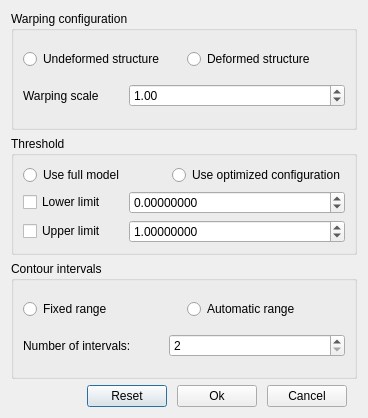
<?xml version="1.0" encoding="UTF-8"?>
<ui version="4.0">
 <class>Post</class>
 <widget class="QDialog" name="Post">
  <property name="geometry">
   <rect>
    <x>0</x>
    <y>0</y>
    <width>368</width>
    <height>418</height>
   </rect>
  </property>
  <property name="minimumSize">
   <size>
    <width>368</width>
    <height>418</height>
   </size>
  </property>
  <property name="maximumSize">
   <size>
    <width>368</width>
    <height>418</height>
   </size>
  </property>
  <property name="windowTitle">
   <string>Post configuration</string>
  </property>
  <property name="windowIcon">
   <iconset resource="icons.qrc">
    <normaloff>:/icons/postprocess.png</normaloff>:/icons/postprocess.png</iconset>
  </property>
  <layout class="QVBoxLayout" name="verticalLayout_4">
   <item>
    <widget class="QGroupBox" name="groupBox">
     <property name="title">
      <string>Warping configuration</string>
     </property>
     <layout class="QVBoxLayout" name="verticalLayout">
      <item>
       <layout class="QHBoxLayout" name="horizontalLayout">
        <item>
         <widget class="QRadioButton" name="useUndeform">
          <property name="text">
           <string>Undeformed structure</string>
          </property>
         </widget>
        </item>
        <item>
         <widget class="QRadioButton" name="useDeform">
          <property name="text">
           <string>Deformed structure</string>
          </property>
         </widget>
        </item>
       </layout>
      </item>
      <item>
       <layout class="QHBoxLayout" name="horizontalLayout_2">
        <item>
         <widget class="QLabel" name="label">
          <property name="minimumSize">
           <size>
            <width>100</width>
            <height>0</height>
           </size>
          </property>
          <property name="maximumSize">
           <size>
            <width>100</width>
            <height>16777215</height>
           </size>
          </property>
          <property name="text">
           <string>Warping scale</string>
          </property>
         </widget>
        </item>
        <item>
         <widget class="QDoubleSpinBox" name="warpScale">
          <property name="maximum">
           <double>1000000000000000000000.000000000000000</double>
          </property>
          <property name="value">
           <double>1.000000000000000</double>
          </property>
         </widget>
        </item>
       </layout>
      </item>
     </layout>
    </widget>
   </item>
   <item>
    <widget class="QGroupBox" name="groupBox_2">
     <property name="font">
      <font>
       <bold>false</bold>
      </font>
     </property>
     <property name="title">
      <string>Threshold</string>
     </property>
     <layout class="QVBoxLayout" name="verticalLayout_2">
      <item>
       <layout class="QHBoxLayout" name="horizontalLayout_5">
        <item>
         <widget class="QRadioButton" name="useNoLimit">
          <property name="text">
           <string>Use full model</string>
          </property>
         </widget>
        </item>
        <item>
         <widget class="QRadioButton" name="useLimit">
          <property name="text">
           <string>Use optimized configuration</string>
          </property>
         </widget>
        </item>
       </layout>
      </item>
      <item>
       <layout class="QHBoxLayout" name="horizontalLayout_3">
        <item>
         <widget class="QCheckBox" name="useLowerLimit">
          <property name="minimumSize">
           <size>
            <width>100</width>
            <height>0</height>
           </size>
          </property>
          <property name="maximumSize">
           <size>
            <width>100</width>
            <height>16777215</height>
           </size>
          </property>
          <property name="text">
           <string>Lower limit</string>
          </property>
         </widget>
        </item>
        <item>
         <widget class="QDoubleSpinBox" name="lowerLimit">
          <property name="decimals">
           <number>8</number>
          </property>
          <property name="minimum">
           <double>-1.000000000000000</double>
          </property>
          <property name="maximum">
           <double>2.000000000000000</double>
          </property>
         </widget>
        </item>
       </layout>
      </item>
      <item>
       <layout class="QHBoxLayout" name="horizontalLayout_4">
        <item>
         <widget class="QCheckBox" name="useUpperLimit">
          <property name="minimumSize">
           <size>
            <width>100</width>
            <height>0</height>
           </size>
          </property>
          <property name="maximumSize">
           <size>
            <width>100</width>
            <height>16777215</height>
           </size>
          </property>
          <property name="text">
           <string>Upper limit</string>
          </property>
         </widget>
        </item>
        <item>
         <widget class="QDoubleSpinBox" name="upperLimit">
          <property name="decimals">
           <number>8</number>
          </property>
          <property name="minimum">
           <double>-1.000000000000000</double>
          </property>
          <property name="maximum">
           <double>2.000000000000000</double>
          </property>
          <property name="value">
           <double>1.000000000000000</double>
          </property>
         </widget>
        </item>
       </layout>
      </item>
     </layout>
    </widget>
   </item>
   <item>
    <widget class="QGroupBox" name="groupBox_3">
     <property name="title">
      <string>Contour intervals</string>
     </property>
     <layout class="QVBoxLayout" name="verticalLayout_3">
      <item>
       <layout class="QHBoxLayout" name="horizontalLayout_8">
        <item>
         <widget class="QRadioButton" name="useFixRange">
          <property name="text">
           <string>Fixed range</string>
          </property>
         </widget>
        </item>
        <item>
         <widget class="QRadioButton" name="useAutoRange">
          <property name="text">
           <string>Automatic range</string>
          </property>
         </widget>
        </item>
       </layout>
      </item>
      <item>
       <layout class="QHBoxLayout" name="horizontalLayout_7">
        <item>
         <widget class="QLabel" name="label_2">
          <property name="minimumSize">
           <size>
            <width>140</width>
            <height>0</height>
           </size>
          </property>
          <property name="maximumSize">
           <size>
            <width>140</width>
            <height>16777215</height>
           </size>
          </property>
          <property name="text">
           <string>Number of intervals:</string>
          </property>
         </widget>
        </item>
        <item>
         <widget class="QSpinBox" name="numIntervals">
          <property name="minimum">
           <number>2</number>
          </property>
          <property name="maximum">
           <number>24</number>
          </property>
         </widget>
        </item>
       </layout>
      </item>
     </layout>
    </widget>
   </item>
   <item>
    <layout class="QHBoxLayout" name="horizontalLayout_6">
     <property name="spacing">
      <number>0</number>
     </property>
     <item>
      <spacer name="horizontalSpacer">
       <property name="orientation">
        <enum>Qt::Horizontal</enum>
       </property>
       <property name="sizeHint" stdset="0">
        <size>
         <width>40</width>
         <height>20</height>
        </size>
       </property>
      </spacer>
     </item>
     <item>
      <widget class="QPushButton" name="btnReset">
       <property name="text">
        <string>Reset</string>
       </property>
      </widget>
     </item>
     <item>
      <spacer name="horizontalSpacer_2">
       <property name="orientation">
        <enum>Qt::Horizontal</enum>
       </property>
       <property name="sizeType">
        <enum>QSizePolicy::Fixed</enum>
       </property>
       <property name="sizeHint" stdset="0">
        <size>
         <width>10</width>
         <height>20</height>
        </size>
       </property>
      </spacer>
     </item>
     <item>
      <widget class="QPushButton" name="btnOk">
       <property name="text">
        <string>Ok</string>
       </property>
      </widget>
     </item>
     <item>
      <spacer name="horizontalSpacer_3">
       <property name="orientation">
        <enum>Qt::Horizontal</enum>
       </property>
       <property name="sizeType">
        <enum>QSizePolicy::Fixed</enum>
       </property>
       <property name="sizeHint" stdset="0">
        <size>
         <width>10</width>
         <height>20</height>
        </size>
       </property>
      </spacer>
     </item>
     <item>
      <widget class="QPushButton" name="btnCancel">
       <property name="text">
        <string>Cancel</string>
       </property>
      </widget>
     </item>
     <item>
      <spacer name="horizontalSpacer_4">
       <property name="orientation">
        <enum>Qt::Horizontal</enum>
       </property>
       <property name="sizeType">
        <enum>QSizePolicy::Fixed</enum>
       </property>
       <property name="sizeHint" stdset="0">
        <size>
         <width>10</width>
         <height>20</height>
        </size>
       </property>
      </spacer>
     </item>
    </layout>
   </item>
  </layout>
 </widget>
 <resources>
  <include location="icons.qrc"/>
 </resources>
 <connections/>
</ui>
